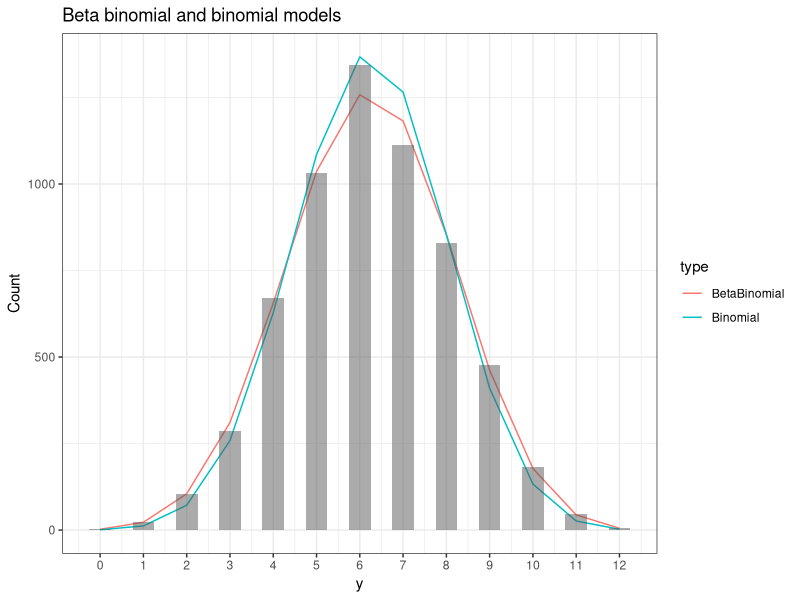

Generate this figure with R:
library(tidyverse)
########
# data #
########

# 6115 families have 12 children each
# N = 6115 binomial experiments
# n = 12 for each binomial experiment
# p constant across experiments
# m = # males

x = data.frame(families = c(3, 24, 104, 286, 670, 1033, 1343, 1112,
                            829, 478, 181, 45, 7),
               m = seq(0, 12))

y = rep(x$m, x$families) # data as we will use it
N = sum(x$families)
N = length(y)
n = 12

############################# #### #############################
############################# NOTE #############################
# from this point on, x will be the iterate of Newton's method #
##########---------- and y will be the data ---------###########
############################# #### #############################

###############################
# multivariate Newton-Raphson #
###############################
newton = function(f, Jinverse, x, tol) {
  for (i in 1:500) {
    x = x - Jinverse(x) %*% f(x)
    if (sum(abs(f(x))) < tol) {
      return(x)
    }
  }
  return(x)
}

########################## 
# objective and Jacobian #
##########################
f = function(x) {
  stopifnot(length(x) == 2)
  alpha = x[1]
  beta = x[2]
  
  gradAlpha = N * (digamma(alpha + beta) - digamma(alpha) - 
                     digamma(n + alpha + beta)) +
    sum(digamma(y + alpha))
  gradBeta = N * (digamma(alpha + beta) - digamma(beta) - 
                    digamma(n + alpha + beta)) + 
    sum(digamma(n - y + beta))

  x = c(gradAlpha, gradBeta)
  
  return(x)
}

Jinverse = function(x) {
  stopifnot(length(x) == 2)
  alpha = x[1]
  beta = x[2]
  
  j11 = N * (trigamma(alpha + beta) - trigamma(alpha) - 
                     trigamma(n + alpha + beta)) +
    sum(trigamma(y + alpha))
  j22 = N * (trigamma(alpha + beta) - trigamma(beta) - 
                    trigamma(n + alpha + beta)) + 
    sum(trigamma(n - y + beta))
  
  j12 = N * (trigamma(alpha + beta) - trigamma(n + alpha + beta))
  
  J = matrix(data = c(j11, j12, j12, j22), nrow = 2, ncol = 2)
  return(solve(J))
}

# need to start pretty close
newton(f, Jinverse, x = c(28, 30), tol = 1e-10)

######################
# Method of Moments ##
### starting point ###
######################

m1 = mean(y)
m2 = sum(y ^ 2) / N

alpha0 = ((n * m1) - m2) / (n * ((m2 / m1) - m1 - 1 ) + m1)
beta0  = ((n - m1) * (n - (m2/m1))) / ((n * ((m2/m1) - m1 - 1)) + m1)


mle = newton(f, Jinverse, x = c(alpha0, beta0), tol = 1e-10)

cat("Method of moments:", 
    "\n alpha_MM = ", alpha0,
    "\n beta_MM = ", beta0,
    "\nMaximum Likelihood Estimates:\n",
    mle)

alpha = mle[1]
beta = mle[2]

############
#Visualize #
############

bb = function(x, n, a, b) {
  N * choose(n, x) * beta(x + a, n - x + b) / beta(a, b)
}

BetaBinomial = bb(0:12, n, alpha, beta)
# notes #
# bb is the pmf of the beta-binomial, i.e. p(x_i | alpha, beta)
# notice bb returns probability of individual x_i
# we scale by number of observations to get a bar graph of mass
# the smooth density line drawn by "geom_line" connects
# the points.

phat = mean(y) / 12 # for binomial
Binomial = N * dbinom(0:12, size = 12, prob = phat)

df = data.frame(y) %>%
  count(y) %>%
  mutate(BetaBinomial = BetaBinomial,
         Binomial = Binomial) %>%
  mutate(data = n) %>%
  pivot_longer(cols = 3:4, names_to = "type", values_to = "points") %>%
  select(y, type, points)

df2 = data.frame(y)

df %>%
  ggplot() +
  geom_line(aes(x = y, y = points, color = type)) +
  geom_histogram(data = df2, aes(x = y), bins = 25, alpha = 0.5) +
  labs(y = "Count",
       title = "Beta binomial and binomial models") +
  theme_bw() +
  scale_x_continuous(breaks =
                       seq(from = 0, to = 12, by = 1))

